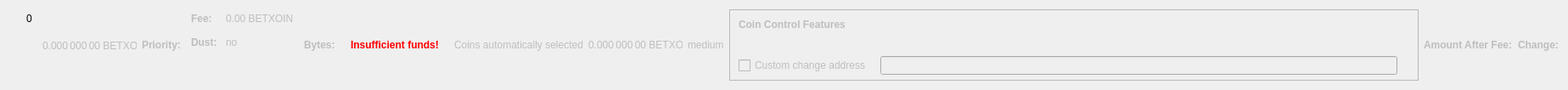
    <widget class="QWidget" name="dummyHideWidget" native="true">
     <property name="maximumSize">
      <size>
       <width>100</width>
       <height>22</height>
      </size>
     </property>
     <layout class="QHBoxLayout" name="dummyHideLayout">
      <item>
       <layout class="QFormLayout" name="formLayoutCoinControl1">
        <property name="horizontalSpacing">
         <number>10</number>
        </property>
        <property name="verticalSpacing">
         <number>14</number>
        </property>
        <property name="leftMargin">
         <number>10</number>
        </property>
        <property name="topMargin">
         <number>4</number>
        </property>
        <property name="rightMargin">
         <number>6</number>
        </property>
        <item row="0" column="1">
         <widget class="QLabel" name="labelCoinControlBytes">
          <property name="cursor">
           <cursorShape>IBeamCursor</cursorShape>
          </property>
          <property name="contextMenuPolicy">
           <enum>Qt::ActionsContextMenu</enum>
          </property>
          <property name="text">
           <string notr="true">0</string>
          </property>
          <property name="textInteractionFlags">
           <set>Qt::LinksAccessibleByMouse|Qt::TextSelectableByKeyboard|Qt::TextSelectableByMouse</set>
          </property>
         </widget>
        </item>
       </layout>
      </item>
      <item>
       <widget class="QLabel" name="labelCoinControlAfterFee">
        <property name="enabled">
         <bool>false</bool>
        </property>
        <property name="sizePolicy">
         <sizepolicy hsizetype="Fixed" vsizetype="Fixed">
          <horstretch>0</horstretch>
          <verstretch>0</verstretch>
         </sizepolicy>
        </property>
        <property name="minimumSize">
         <size>
          <width>111</width>
          <height>12</height>
         </size>
        </property>
        <property name="maximumSize">
         <size>
          <width>111</width>
          <height>12</height>
         </size>
        </property>
        <property name="cursor">
         <cursorShape>IBeamCursor</cursorShape>
        </property>
        <property name="contextMenuPolicy">
         <enum>Qt::ActionsContextMenu</enum>
        </property>
        <property name="text">
         <string notr="true">0.000 000 00 BETXOIN</string>
        </property>
        <property name="textInteractionFlags">
         <set>Qt::LinksAccessibleByMouse|Qt::TextSelectableByKeyboard|Qt::TextSelectableByMouse</set>
        </property>
       </widget>
      </item>
      <item>
       <widget class="QLabel" name="labelCoinControlPriorityText">
        <property name="enabled">
         <bool>false</bool>
        </property>
        <property name="font">
         <font>
          <weight>75</weight>
          <bold>true</bold>
         </font>
        </property>
        <property name="text">
         <string>Priority:</string>
        </property>
       </widget>
      </item>
      <item>
       <layout class="QHBoxLayout" name="horizontalLayout"/>
      </item>
      <item>
       <layout class="QFormLayout" name="formLayoutCoinControl3">
        <property name="horizontalSpacing">
         <number>10</number>
        </property>
        <property name="verticalSpacing">
         <number>14</number>
        </property>
        <property name="leftMargin">
         <number>6</number>
        </property>
        <property name="topMargin">
         <number>4</number>
        </property>
        <property name="rightMargin">
         <number>6</number>
        </property>
        <item row="0" column="0">
         <widget class="QLabel" name="labelCoinControlFeeText">
          <property name="enabled">
           <bool>false</bool>
          </property>
          <property name="font">
           <font>
            <weight>75</weight>
            <bold>true</bold>
           </font>
          </property>
          <property name="text">
           <string>Fee:</string>
          </property>
          <property name="margin">
           <number>0</number>
          </property>
         </widget>
        </item>
        <item row="0" column="1">
         <widget class="QLabel" name="labelCoinControlFee">
          <property name="enabled">
           <bool>false</bool>
          </property>
          <property name="cursor">
           <cursorShape>IBeamCursor</cursorShape>
          </property>
          <property name="contextMenuPolicy">
           <enum>Qt::ActionsContextMenu</enum>
          </property>
          <property name="text">
           <string notr="true">0.00 BETXOIN</string>
          </property>
          <property name="textInteractionFlags">
           <set>Qt::LinksAccessibleByMouse|Qt::TextSelectableByKeyboard|Qt::TextSelectableByMouse</set>
          </property>
         </widget>
        </item>
        <item row="1" column="0">
         <widget class="QLabel" name="labelCoinControlLowOutputText">
          <property name="enabled">
           <bool>false</bool>
          </property>
          <property name="font">
           <font>
            <weight>75</weight>
            <bold>true</bold>
           </font>
          </property>
          <property name="text">
           <string>Dust:</string>
          </property>
         </widget>
        </item>
        <item row="1" column="1">
         <widget class="QLabel" name="labelCoinControlLowOutput">
          <property name="enabled">
           <bool>false</bool>
          </property>
          <property name="cursor">
           <cursorShape>IBeamCursor</cursorShape>
          </property>
          <property name="contextMenuPolicy">
           <enum>Qt::ActionsContextMenu</enum>
          </property>
          <property name="text">
           <string>no</string>
          </property>
          <property name="textInteractionFlags">
           <set>Qt::LinksAccessibleByMouse|Qt::TextSelectableByKeyboard|Qt::TextSelectableByMouse</set>
          </property>
         </widget>
        </item>
       </layout>
      </item>
      <item>
       <widget class="QLabel" name="labelCoinControlBytesText">
        <property name="enabled">
         <bool>false</bool>
        </property>
        <property name="font">
         <font>
          <weight>75</weight>
          <bold>true</bold>
         </font>
        </property>
        <property name="text">
         <string>Bytes:</string>
        </property>
       </widget>
      </item>
      <item>
       <layout class="QFormLayout" name="formLayoutCoinControl2">
        <property name="horizontalSpacing">
         <number>10</number>
        </property>
        <property name="verticalSpacing">
         <number>14</number>
        </property>
        <property name="leftMargin">
         <number>6</number>
        </property>
        <property name="topMargin">
         <number>4</number>
        </property>
        <property name="rightMargin">
         <number>6</number>
        </property>
       </layout>
      </item>
      <item>
       <layout class="QHBoxLayout" name="horizontalLayoutCoinControl2">
        <property name="spacing">
         <number>8</number>
        </property>
        <property name="bottomMargin">
         <number>10</number>
        </property>
       </layout>
      </item>
      <item>
       <widget class="QLabel" name="labelCoinControlInsuffFunds">
        <property name="enabled">
         <bool>false</bool>
        </property>
        <property name="minimumSize">
         <size>
          <width>0</width>
          <height>0</height>
         </size>
        </property>
        <property name="font">
         <font>
          <weight>75</weight>
          <bold>true</bold>
         </font>
        </property>
        <property name="styleSheet">
         <string notr="true">color:red;font-weight:bold;</string>
        </property>
        <property name="text">
         <string>Insufficient funds!</string>
        </property>
        <property name="margin">
         <number>5</number>
        </property>
       </widget>
      </item>
      <item>
       <layout class="QFormLayout" name="formLayoutCoinControl4">
        <property name="horizontalSpacing">
         <number>10</number>
        </property>
        <property name="verticalSpacing">
         <number>14</number>
        </property>
        <property name="leftMargin">
         <number>6</number>
        </property>
        <property name="topMargin">
         <number>4</number>
        </property>
        <property name="rightMargin">
         <number>6</number>
        </property>
       </layout>
      </item>
      <item>
       <widget class="QLabel" name="labelCoinControlAutomaticallySelected">
        <property name="enabled">
         <bool>false</bool>
        </property>
        <property name="sizePolicy">
         <sizepolicy hsizetype="Fixed" vsizetype="Fixed">
          <horstretch>0</horstretch>
          <verstretch>0</verstretch>
         </sizepolicy>
        </property>
        <property name="minimumSize">
         <size>
          <width>0</width>
          <height>0</height>
         </size>
        </property>
        <property name="maximumSize">
         <size>
          <width>240</width>
          <height>16777215</height>
         </size>
        </property>
        <property name="text">
         <string>Coins automatically selected</string>
        </property>
        <property name="margin">
         <number>5</number>
        </property>
       </widget>
      </item>
      <item>
       <widget class="QLabel" name="labelCoinControlChange">
        <property name="enabled">
         <bool>false</bool>
        </property>
        <property name="sizePolicy">
         <sizepolicy hsizetype="Fixed" vsizetype="Fixed">
          <horstretch>0</horstretch>
          <verstretch>0</verstretch>
         </sizepolicy>
        </property>
        <property name="minimumSize">
         <size>
          <width>111</width>
          <height>0</height>
         </size>
        </property>
        <property name="maximumSize">
         <size>
          <width>111</width>
          <height>16777215</height>
         </size>
        </property>
        <property name="cursor">
         <cursorShape>IBeamCursor</cursorShape>
        </property>
        <property name="contextMenuPolicy">
         <enum>Qt::ActionsContextMenu</enum>
        </property>
        <property name="text">
         <string notr="true">0.000 000 00 BETXOIN</string>
        </property>
        <property name="textInteractionFlags">
         <set>Qt::LinksAccessibleByMouse|Qt::TextSelectableByKeyboard|Qt::TextSelectableByMouse</set>
        </property>
       </widget>
      </item>
      <item>
       <widget class="QLabel" name="labelCoinControlPriority">
        <property name="enabled">
         <bool>false</bool>
        </property>
        <property name="cursor">
         <cursorShape>IBeamCursor</cursorShape>
        </property>
        <property name="contextMenuPolicy">
         <enum>Qt::ActionsContextMenu</enum>
        </property>
        <property name="text">
         <string>medium</string>
        </property>
        <property name="textInteractionFlags">
         <set>Qt::LinksAccessibleByMouse|Qt::TextSelectableByKeyboard|Qt::TextSelectableByMouse</set>
        </property>
       </widget>
      </item>
      <item>
       <widget class="QFrame" name="frameCoinControl">
        <property name="sizePolicy">
         <sizepolicy hsizetype="Expanding" vsizetype="Expanding">
          <horstretch>0</horstretch>
          <verstretch>0</verstretch>
         </sizepolicy>
        </property>
        <property name="maximumSize">
         <size>
          <width>16777215</width>
          <height>16777215</height>
         </size>
        </property>
        <property name="frameShape">
         <enum>QFrame::StyledPanel</enum>
        </property>
        <property name="frameShadow">
         <enum>QFrame::Sunken</enum>
        </property>
        <layout class="QVBoxLayout" name="verticalLayoutCoinControl2_2">
         <property name="spacing">
          <number>0</number>
         </property>
         <property name="leftMargin">
          <number>0</number>
         </property>
         <property name="topMargin">
          <number>0</number>
         </property>
         <property name="rightMargin">
          <number>0</number>
         </property>
         <property name="bottomMargin">
          <number>6</number>
         </property>
         <item>
          <layout class="QVBoxLayout" name="verticalLayoutCoinControl" stretch="0,0,0,1">
           <property name="spacing">
            <number>0</number>
           </property>
           <property name="leftMargin">
            <number>10</number>
           </property>
           <property name="topMargin">
            <number>10</number>
           </property>
           <item>
            <layout class="QHBoxLayout" name="horizontalLayoutCoinControl1">
             <property name="bottomMargin">
              <number>15</number>
             </property>
             <item>
              <widget class="QLabel" name="labelCoinControlFeatures">
               <property name="enabled">
                <bool>false</bool>
               </property>
               <property name="sizePolicy">
                <sizepolicy hsizetype="Preferred" vsizetype="Maximum">
                 <horstretch>0</horstretch>
                 <verstretch>0</verstretch>
                </sizepolicy>
               </property>
               <property name="font">
                <font>
                 <weight>75</weight>
                 <bold>true</bold>
                </font>
               </property>
               <property name="styleSheet">
                <string notr="true">font-weight:bold;</string>
               </property>
               <property name="text">
                <string>Coin Control Features</string>
               </property>
              </widget>
             </item>
            </layout>
           </item>
           <item>
            <widget class="QWidget" name="widgetCoinControl" native="true">
             <property name="sizePolicy">
              <sizepolicy hsizetype="Preferred" vsizetype="Preferred">
               <horstretch>0</horstretch>
               <verstretch>0</verstretch>
              </sizepolicy>
             </property>
             <property name="minimumSize">
              <size>
               <width>0</width>
               <height>0</height>
              </size>
             </property>
             <property name="styleSheet">
              <string notr="true"/>
             </property>
             <layout class="QHBoxLayout" name="horizontalLayoutCoinControl5_2">
              <property name="leftMargin">
               <number>0</number>
              </property>
              <property name="topMargin">
               <number>0</number>
              </property>
              <property name="rightMargin">
               <number>0</number>
              </property>
              <property name="bottomMargin">
               <number>0</number>
              </property>
              <item>
               <layout class="QHBoxLayout" name="horizontalLayoutCoinControl3">
                <property name="spacing">
                 <number>20</number>
                </property>
                <property name="topMargin">
                 <number>0</number>
                </property>
                <property name="bottomMargin">
                 <number>10</number>
                </property>
               </layout>
              </item>
             </layout>
            </widget>
           </item>
           <item>
            <layout class="QHBoxLayout" name="horizontalLayoutCoinControl4" stretch="0,0,0">
             <property name="spacing">
              <number>12</number>
             </property>
             <property name="sizeConstraint">
              <enum>QLayout::SetDefaultConstraint</enum>
             </property>
             <property name="topMargin">
              <number>5</number>
             </property>
             <property name="rightMargin">
              <number>5</number>
             </property>
             <item>
              <widget class="QCheckBox" name="checkBoxCoinControlChange">
               <property name="enabled">
                <bool>false</bool>
               </property>
               <property name="toolTip">
                <string>If this is activated, but the change address is empty or invalid, change will be sent to a newly generated address.</string>
               </property>
               <property name="text">
                <string>Custom change address</string>
               </property>
              </widget>
             </item>
             <item>
              <widget class="QValidatedLineEdit" name="lineEditCoinControlChange">
               <property name="enabled">
                <bool>false</bool>
               </property>
               <property name="sizePolicy">
                <sizepolicy hsizetype="Expanding" vsizetype="Fixed">
                 <horstretch>0</horstretch>
                 <verstretch>0</verstretch>
                </sizepolicy>
               </property>
              </widget>
             </item>
             <item>
              <widget class="QLabel" name="labelCoinControlChangeLabel_2">
               <property name="sizePolicy">
                <sizepolicy hsizetype="Preferred" vsizetype="Expanding">
                 <horstretch>0</horstretch>
                 <verstretch>0</verstretch>
                </sizepolicy>
               </property>
               <property name="minimumSize">
                <size>
                 <width>0</width>
                 <height>0</height>
                </size>
               </property>
               <property name="text">
                <string/>
               </property>
               <property name="margin">
                <number>3</number>
               </property>
              </widget>
             </item>
            </layout>
           </item>
           <item>
            <spacer name="verticalSpacerCoinControl">
             <property name="orientation">
              <enum>Qt::Vertical</enum>
             </property>
             <property name="sizeHint" stdset="0">
              <size>
               <width>800</width>
               <height>1</height>
              </size>
             </property>
            </spacer>
           </item>
          </layout>
         </item>
        </layout>
       </widget>
      </item>
      <item>
       <widget class="QLabel" name="labelCoinControlAfterFeeText">
        <property name="enabled">
         <bool>false</bool>
        </property>
        <property name="minimumSize">
         <size>
          <width>0</width>
          <height>0</height>
         </size>
        </property>
        <property name="maximumSize">
         <size>
          <width>16777215</width>
          <height>16777215</height>
         </size>
        </property>
        <property name="font">
         <font>
          <weight>75</weight>
          <bold>true</bold>
         </font>
        </property>
        <property name="text">
         <string>Amount After Fee:</string>
        </property>
        <property name="alignment">
         <set>Qt::AlignLeading|Qt::AlignLeft|Qt::AlignVCenter</set>
        </property>
        <property name="margin">
         <number>0</number>
        </property>
       </widget>
      </item>
      <item>
       <widget class="QLabel" name="labelCoinControlChangeText">
        <property name="enabled">
         <bool>false</bool>
        </property>
        <property name="sizePolicy">
         <sizepolicy hsizetype="Preferred" vsizetype="Preferred">
          <horstretch>0</horstretch>
          <verstretch>0</verstretch>
         </sizepolicy>
        </property>
        <property name="minimumSize">
         <size>
          <width>0</width>
          <height>0</height>
         </size>
        </property>
        <property name="maximumSize">
         <size>
          <width>16777215</width>
          <height>16777215</height>
         </size>
        </property>
        <property name="font">
         <font>
          <weight>75</weight>
          <bold>true</bold>
         </font>
        </property>
        <property name="text">
         <string>Change:</string>
        </property>
        <property name="alignment">
         <set>Qt::AlignLeading|Qt::AlignLeft|Qt::AlignVCenter</set>
        </property>
       </widget>
      </item>
     </layout>
    </widget>
